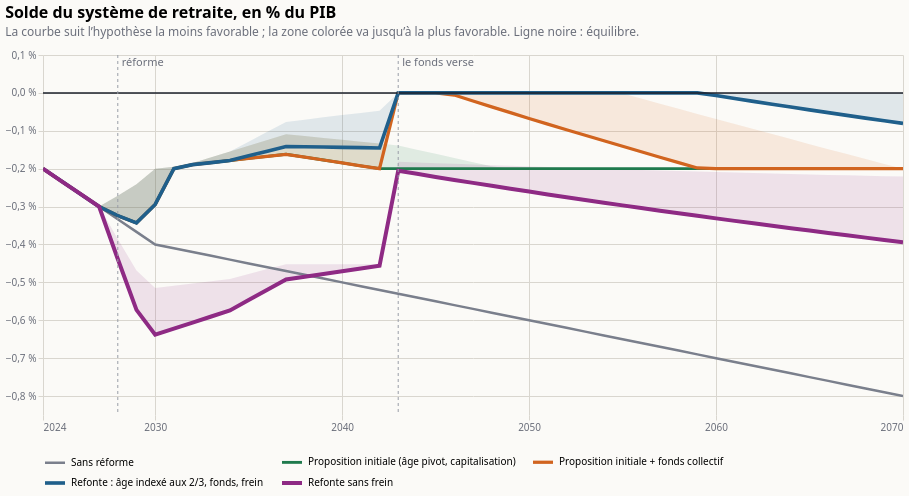

Vega-Lite specification for this chart:
### Vega-Lite specification from a JSON file in a GitHub repository (floating-point values rounded to 4 significant figures; data arrays with more than 128 entries replaced by an {"elided": "..."} marker saying what was removed)
{"$schema": "https://vega.github.io/schema/vega-lite/v6.json", "title": {"text": "Solde du système de retraite, en % du PIB", "subtitle": "La courbe suit l’hypothèse la moins favorable ; la zone colorée va jusqu’à la plus favorable. Ligne noire : équilibre.", "anchor": "start", "fontSize": 16, "subtitleColor": "#6b6f7b", "subtitlePadding": 6, "offset": 12}, "width": 860, "height": 360, "background": "#fbfaf7", "config": {"font": "system-ui, sans-serif", "axis": {"gridColor": "#d9d6cf", "labelColor": "#6b6f7b", "domain": false, "tickColor": "#d9d6cf"}, "legend": {"orient": "bottom", "columns": 3, "labelLimit": 400, "symbolType": "stroke", "symbolOpacity": 1, "symbolStrokeWidth": 3, "symbolSize": 400}, "view": {"stroke": null}}, "data": {"values": {"elided": "235 records"}}, "encoding": {"x": {"field": "annee", "type": "quantitative", "scale": {"domain": [2024, 2070]}, "axis": {"format": "d", "title": null, "values": [2024, 2030, 2040, 2050, 2060, 2070]}}, "color": {"field": "scenario", "type": "nominal", "title": null, "sort": ["Sans réforme", "Proposition initiale (âge pivot, capitalisation)", "Proposition initiale + fonds collectif", "Refonte : âge indexé aux 2/3, fonds, frein", "Refonte sans frein"], "scale": {"domain": ["Sans réforme", "Proposition initiale (âge pivot, capitalisation)", "Proposition initiale + fonds collectif", "Refonte : âge indexé aux 2/3, fonds, frein", "Refonte sans frein"], "range": ["#7a7f8c", "#1f7a4d", "#d1641f", "#1f5f8b", "#8e2a84"]}}}, "layer": [{"mark": {"type": "area", "opacity": 0.12, "clip": true}, "encoding": {"y": {"field": "basse", "type": "quantitative", "scale": {"domain": [-0.0085, 0.001], "nice": false}, "axis": {"title": null, "labelExpr": "replace(format(datum.value * 100, '.1f'), '.', ',') + ' %'", "tickCount": 8}}, "y2": {"field": "haute"}}}, {"mark": {"type": "line", "clip": true}, "encoding": {"y": {"field": "basse", "type": "quantitative"}, "strokeWidth": {"field": "scenario", "scale": {"domain": ["Sans réforme", "Proposition initiale (âge pivot, capitalisation)", "Proposition initiale + fonds collectif", "Refonte : âge indexé aux 2/3, fonds, frein", "Refonte sans frein"], "range": [2.5, 4, 2.5, 2.5, 2.5]}}}}, {"data": {"values": [{"y": 0}]}, "mark": {"type": "rule", "strokeWidth": 1.5}, "encoding": {"x": {"value": 0}, "x2": {"value": 860}, "y": {"field": "y", "type": "quantitative"}, "color": {"value": "#1b1f2a"}}}, {"data": {"values": [{"annee": 2028, "libelle": "réforme"}, {"annee": 2043, "libelle": "le fonds verse"}]}, "mark": {"type": "rule", "strokeDash": [3, 3]}, "encoding": {"x": {"field": "annee", "type": "quantitative"}, "color": {"value": "#9a9ea8"}}}, {"data": {"values": [{"annee": 2028, "libelle": "réforme"}, {"annee": 2043, "libelle": "le fonds verse"}]}, "mark": {"type": "text", "align": "left", "baseline": "top", "dx": 4, "dy": 2}, "encoding": {"x": {"field": "annee", "type": "quantitative"}, "y": {"value": 0}, "text": {"field": "libelle"}, "color": {"value": "#6b6f7b"}}}, {"data": {"values": []}, "mark": {"type": "text", "align": "right", "baseline": "bottom", "dx": -4, "dy": -4, "fontSize": 12}, "encoding": {"x": {"field": "annee", "type": "quantitative"}, "y": {"value": 360}, "text": {"field": "libelle"}, "color": {"value": "#b3251e"}}}]}
